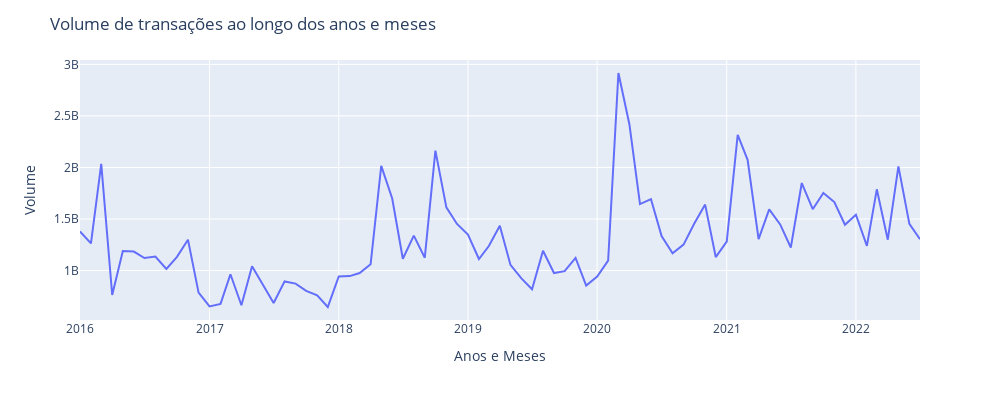

Notebook source saved alongside this figure:
### Code cell
# Obtendo o Somatório do Volume agrupado por YearMonth
df_volume = df.groupby(['YearMonth'], as_index=False)['Volume'].sum()


exibirTimeSeries(df_volume, 'YearMonth', 'Volume', title='Volume de transações ao longo dos anos e meses', ylabel='Volume', xlabel='Anos e Meses')
